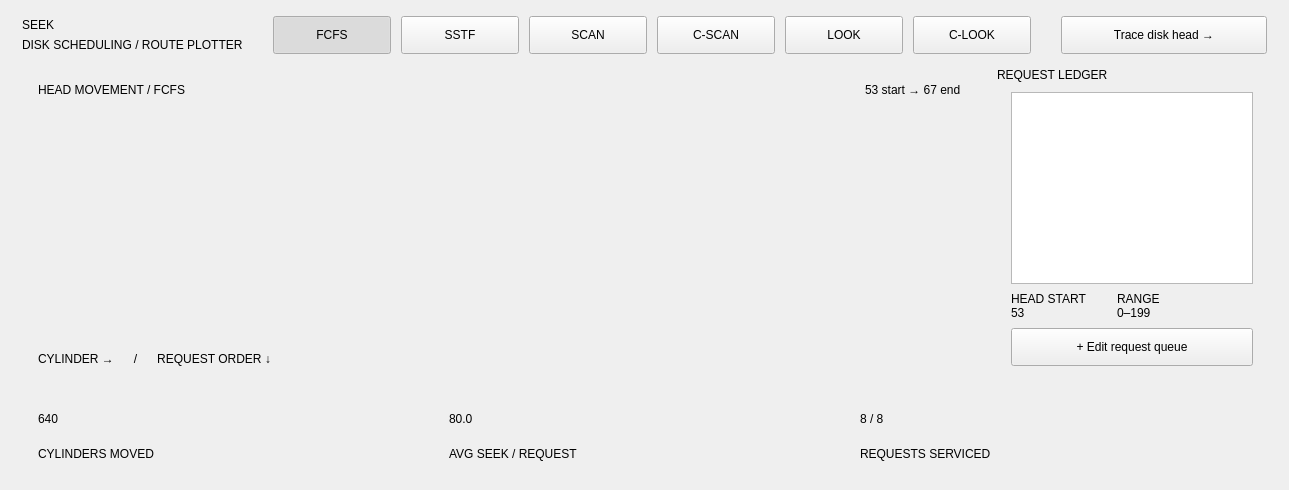
<?xml version="1.0" encoding="UTF-8"?>
<ui version="4.0">
 <class>Form</class>
 <widget class="QWidget" name="page">
   <layout class="QVBoxLayout" name="layout208">
     <property name="leftMargin"><number>22</number></property>
     <property name="topMargin"><number>16</number></property>
     <property name="rightMargin"><number>22</number></property>
     <property name="bottomMargin"><number>10</number></property>
     <property name="spacing"><number>14</number></property>
     <item>
       <widget class="QWidget" name="hdr">
         <layout class="QHBoxLayout" name="layout209">
           <property name="leftMargin"><number>0</number></property>
           <property name="topMargin"><number>0</number></property>
           <property name="rightMargin"><number>0</number></property>
           <property name="bottomMargin"><number>0</number></property>
           <property name="spacing"><number>10</number></property>
           <item>
             <widget class="QWidget" name="titleBlock">
               <layout class="QVBoxLayout" name="layout210">
                 <property name="leftMargin"><number>0</number></property>
                 <property name="topMargin"><number>0</number></property>
                 <property name="rightMargin"><number>0</number></property>
                 <property name="bottomMargin"><number>0</number></property>
                 <property name="spacing"><number>2</number></property>
                 <item>
                   <widget class="QLabel" name="lblTitle">
                     <property name="text"><string>SEEK</string></property>
                     <property name="wordWrap"><bool>false</bool></property>
                     <property name="kind" stdset="0"><string>h1</string></property>
                   </widget>
                 </item>
                 <item>
                   <widget class="QLabel" name="lblSub">
                     <property name="text"><string>DISK SCHEDULING / ROUTE PLOTTER</string></property>
                     <property name="wordWrap"><bool>false</bool></property>
                     <property name="kind" stdset="0"><string>eyebrow</string></property>
                   </widget>
                 </item>
               </layout>
             </widget>
           </item>
           <item>
             <spacer name="spacer205"><property name="orientation"><enum>Qt::Horizontal</enum></property><property name="sizeHint" stdset="0"><size><width>20</width><height>20</height></size></property></spacer>
           </item>
           <item>
             <widget class="QPushButton" name="btnFCFS">
               <property name="text"><string>FCFS</string></property>
               <property name="checkable"><bool>true</bool></property>
               <property name="checked"><bool>true</bool></property>
               <property name="autoExclusive"><bool>true</bool></property>
               <property name="minimumSize"><size><width>118</width><height>38</height></size></property>
               <property name="maximumSize"><size><width>118</width><height>38</height></size></property>
               <property name="role" stdset="0"><string>seg</string></property>
             </widget>
           </item>
           <item>
             <widget class="QPushButton" name="btnSSTF">
               <property name="text"><string>SSTF</string></property>
               <property name="checkable"><bool>true</bool></property>
               <property name="checked"><bool>false</bool></property>
               <property name="autoExclusive"><bool>true</bool></property>
               <property name="minimumSize"><size><width>118</width><height>38</height></size></property>
               <property name="maximumSize"><size><width>118</width><height>38</height></size></property>
               <property name="role" stdset="0"><string>seg</string></property>
             </widget>
           </item>
           <item>
             <widget class="QPushButton" name="btnSCAN">
               <property name="text"><string>SCAN</string></property>
               <property name="checkable"><bool>true</bool></property>
               <property name="checked"><bool>false</bool></property>
               <property name="autoExclusive"><bool>true</bool></property>
               <property name="minimumSize"><size><width>118</width><height>38</height></size></property>
               <property name="maximumSize"><size><width>118</width><height>38</height></size></property>
               <property name="role" stdset="0"><string>seg</string></property>
             </widget>
           </item>
           <item>
             <widget class="QPushButton" name="btnCSCAN">
               <property name="text"><string>C-SCAN</string></property>
               <property name="checkable"><bool>true</bool></property>
               <property name="checked"><bool>false</bool></property>
               <property name="autoExclusive"><bool>true</bool></property>
               <property name="minimumSize"><size><width>118</width><height>38</height></size></property>
               <property name="maximumSize"><size><width>118</width><height>38</height></size></property>
               <property name="role" stdset="0"><string>seg</string></property>
             </widget>
           </item>
           <item>
             <widget class="QPushButton" name="btnLOOK">
               <property name="text"><string>LOOK</string></property>
               <property name="checkable"><bool>true</bool></property>
               <property name="checked"><bool>false</bool></property>
               <property name="autoExclusive"><bool>true</bool></property>
               <property name="minimumSize"><size><width>118</width><height>38</height></size></property>
               <property name="maximumSize"><size><width>118</width><height>38</height></size></property>
               <property name="role" stdset="0"><string>seg</string></property>
             </widget>
           </item>
           <item>
             <widget class="QPushButton" name="btnCLOOK">
               <property name="text"><string>C-LOOK</string></property>
               <property name="checkable"><bool>true</bool></property>
               <property name="checked"><bool>false</bool></property>
               <property name="autoExclusive"><bool>true</bool></property>
               <property name="minimumSize"><size><width>118</width><height>38</height></size></property>
               <property name="maximumSize"><size><width>118</width><height>38</height></size></property>
               <property name="role" stdset="0"><string>seg</string></property>
             </widget>
           </item>
           <item>
             <widget class="QLabel" name="gap1">
               <property name="text"><string></string></property>
               <property name="wordWrap"><bool>false</bool></property>
               <property name="minimumSize"><size><width>10</width><height>0</height></size></property>
               <property name="maximumSize"><size><width>10</width><height>16777215</height></size></property>
             </widget>
           </item>
           <item>
             <widget class="QPushButton" name="btnTrace">
               <property name="text"><string>Trace disk head →</string></property>
               <property name="minimumSize"><size><width>206</width><height>38</height></size></property>
               <property name="maximumSize"><size><width>206</width><height>38</height></size></property>
               <property name="role" stdset="0"><string>primary</string></property>
             </widget>
           </item>
         </layout>
       </widget>
     </item>
     <item>
       <widget class="QWidget" name="body">
         <layout class="QHBoxLayout" name="layout211" stretch="1,0">
           <property name="leftMargin"><number>0</number></property>
           <property name="topMargin"><number>0</number></property>
           <property name="rightMargin"><number>0</number></property>
           <property name="bottomMargin"><number>0</number></property>
           <property name="spacing"><number>20</number></property>
           <item>
             <widget class="QFrame" name="plotCard">
               <property name="card" stdset="0"><string>shadow</string></property>
               <layout class="QVBoxLayout" name="layout212">
                 <property name="leftMargin"><number>16</number></property>
                 <property name="topMargin"><number>12</number></property>
                 <property name="rightMargin"><number>16</number></property>
                 <property name="bottomMargin"><number>12</number></property>
                 <property name="spacing"><number>6</number></property>
                 <item>
                   <widget class="QWidget" name="plHead">
                     <layout class="QHBoxLayout" name="layout213">
                       <property name="leftMargin"><number>0</number></property>
                       <property name="topMargin"><number>0</number></property>
                       <property name="rightMargin"><number>0</number></property>
                       <property name="bottomMargin"><number>0</number></property>
                       <property name="spacing"><number>6</number></property>
                       <item>
                         <widget class="QLabel" name="lblPlot">
                           <property name="text"><string>HEAD MOVEMENT / FCFS</string></property>
                           <property name="wordWrap"><bool>false</bool></property>
                           <property name="kind" stdset="0"><string>eyebrow</string></property>
                         </widget>
                       </item>
                       <item>
                         <spacer name="spacer206"><property name="orientation"><enum>Qt::Horizontal</enum></property><property name="sizeHint" stdset="0"><size><width>20</width><height>20</height></size></property></spacer>
                       </item>
                       <item>
                         <widget class="QLabel" name="lblPlotRange">
                           <property name="text"><string>53 start → 67 end</string></property>
                           <property name="wordWrap"><bool>false</bool></property>
                           <property name="kind" stdset="0"><string>eyebrow</string></property>
                         </widget>
                       </item>
                     </layout>
                   </widget>
                 </item>
                 <item>
                   <widget class="QScrollArea" name="plotScroll">
                     <property name="widgetResizable"><bool>true</bool></property>
                     <property name="frameShape"><enum>QFrame::NoFrame</enum></property>
                     <widget class="QWidget" name="plotHost">
                       <layout class="QVBoxLayout" name="layout214">
                         <property name="leftMargin"><number>0</number></property>
                         <property name="topMargin"><number>0</number></property>
                         <property name="rightMargin"><number>0</number></property>
                         <property name="bottomMargin"><number>0</number></property>
                         <property name="spacing"><number>0</number></property>
                       </layout>
                     </widget>
                   </widget>
                 </item>
                 <item>
                   <widget class="QLabel" name="lblAxes">
                     <property name="text"><string>CYLINDER →      /      REQUEST ORDER ↓</string></property>
                     <property name="wordWrap"><bool>false</bool></property>
                     <property name="kind" stdset="0"><string>eyebrow</string></property>
                   </widget>
                 </item>
               </layout>
             </widget>
           </item>
           <item>
             <widget class="QFrame" name="ledgerCard">
               <property name="minimumSize"><size><width>270</width><height>0</height></size></property>
               <property name="maximumSize"><size><width>270</width><height>16777215</height></size></property>
               <property name="card" stdset="0"><string>shadow</string></property>
               <layout class="QVBoxLayout" name="layout215">
                 <property name="leftMargin"><number>0</number></property>
                 <property name="topMargin"><number>0</number></property>
                 <property name="rightMargin"><number>0</number></property>
                 <property name="bottomMargin"><number>0</number></property>
                 <property name="spacing"><number>0</number></property>
                 <item>
                   <widget class="QLabel" name="lblBand">
                     <property name="text"><string>REQUEST LEDGER</string></property>
                     <property name="wordWrap"><bool>false</bool></property>
                     <property name="kind" stdset="0"><string>band</string></property>
                   </widget>
                 </item>
                 <item>
                   <widget class="QWidget" name="ldBody">
                     <layout class="QVBoxLayout" name="layout216">
                       <property name="leftMargin"><number>14</number></property>
                       <property name="topMargin"><number>10</number></property>
                       <property name="rightMargin"><number>14</number></property>
                       <property name="bottomMargin"><number>12</number></property>
                       <property name="spacing"><number>8</number></property>
                       <item>
                         <widget class="QTableWidget" name="tblLedger">
                         </widget>
                       </item>
                       <item>
                         <widget class="QWidget" name="hr">
                           <layout class="QHBoxLayout" name="layout217">
                             <property name="leftMargin"><number>0</number></property>
                             <property name="topMargin"><number>0</number></property>
                             <property name="rightMargin"><number>0</number></property>
                             <property name="bottomMargin"><number>0</number></property>
                             <property name="spacing"><number>30</number></property>
                             <item>
                               <widget class="QWidget" name="hs">
                                 <layout class="QVBoxLayout" name="layout218">
                                   <property name="leftMargin"><number>0</number></property>
                                   <property name="topMargin"><number>0</number></property>
                                   <property name="rightMargin"><number>0</number></property>
                                   <property name="bottomMargin"><number>0</number></property>
                                   <property name="spacing"><number>0</number></property>
                                   <item>
                                     <widget class="QLabel" name="h1">
                                       <property name="text"><string>HEAD START</string></property>
                                       <property name="wordWrap"><bool>false</bool></property>
                                       <property name="kind" stdset="0"><string>eyebrow</string></property>
                                     </widget>
                                   </item>
                                   <item>
                                     <widget class="QLabel" name="lblHead">
                                       <property name="text"><string>53</string></property>
                                       <property name="wordWrap"><bool>false</bool></property>
                                       <property name="kind" stdset="0"><string>h2</string></property>
                                     </widget>
                                   </item>
                                 </layout>
                               </widget>
                             </item>
                             <item>
                               <widget class="QWidget" name="rg">
                                 <layout class="QVBoxLayout" name="layout219">
                                   <property name="leftMargin"><number>0</number></property>
                                   <property name="topMargin"><number>0</number></property>
                                   <property name="rightMargin"><number>0</number></property>
                                   <property name="bottomMargin"><number>0</number></property>
                                   <property name="spacing"><number>0</number></property>
                                   <item>
                                     <widget class="QLabel" name="h2">
                                       <property name="text"><string>RANGE</string></property>
                                       <property name="wordWrap"><bool>false</bool></property>
                                       <property name="kind" stdset="0"><string>eyebrow</string></property>
                                     </widget>
                                   </item>
                                   <item>
                                     <widget class="QLabel" name="lblRange">
                                       <property name="text"><string>0–199</string></property>
                                       <property name="wordWrap"><bool>false</bool></property>
                                       <property name="kind" stdset="0"><string>h2</string></property>
                                     </widget>
                                   </item>
                                 </layout>
                               </widget>
                             </item>
                             <item>
                               <spacer name="spacer207"><property name="orientation"><enum>Qt::Horizontal</enum></property><property name="sizeHint" stdset="0"><size><width>20</width><height>20</height></size></property></spacer>
                             </item>
                           </layout>
                         </widget>
                       </item>
                       <item>
                         <widget class="QPushButton" name="btnEdit">
                           <property name="text"><string>+ Edit request queue</string></property>
                           <property name="minimumSize"><size><width>0</width><height>38</height></size></property>
                           <property name="maximumSize"><size><width>16777215</width><height>38</height></size></property>
                           <property name="role" stdset="0"><string>primary</string></property>
                         </widget>
                       </item>
                     </layout>
                   </widget>
                 </item>
               </layout>
             </widget>
           </item>
         </layout>
       </widget>
     </item>
     <item>
       <widget class="QFrame" name="statsBar">
         <property name="minimumSize"><size><width>0</width><height>88</height></size></property>
         <property name="maximumSize"><size><width>16777215</width><height>88</height></size></property>
         <property name="card" stdset="0"><string>shadowaccent</string></property>
         <layout class="QHBoxLayout" name="layout220" stretch="1,1,1">
           <property name="leftMargin"><number>16</number></property>
           <property name="topMargin"><number>10</number></property>
           <property name="rightMargin"><number>16</number></property>
           <property name="bottomMargin"><number>10</number></property>
           <property name="spacing"><number>20</number></property>
           <item>
             <widget class="QWidget" name="s1">
               <layout class="QVBoxLayout" name="layout221">
                 <property name="leftMargin"><number>0</number></property>
                 <property name="topMargin"><number>0</number></property>
                 <property name="rightMargin"><number>0</number></property>
                 <property name="bottomMargin"><number>0</number></property>
                 <property name="spacing"><number>2</number></property>
                 <item>
                   <widget class="QLabel" name="lblMoved">
                     <property name="text"><string>640</string></property>
                     <property name="wordWrap"><bool>false</bool></property>
                     <property name="kind" stdset="0"><string>huge2</string></property>
                   </widget>
                 </item>
                 <item>
                   <widget class="QLabel" name="c1">
                     <property name="text"><string>CYLINDERS MOVED</string></property>
                     <property name="wordWrap"><bool>false</bool></property>
                     <property name="kind" stdset="0"><string>eyebrow</string></property>
                   </widget>
                 </item>
               </layout>
             </widget>
           </item>
           <item>
             <widget class="QWidget" name="s2">
               <layout class="QVBoxLayout" name="layout222">
                 <property name="leftMargin"><number>0</number></property>
                 <property name="topMargin"><number>0</number></property>
                 <property name="rightMargin"><number>0</number></property>
                 <property name="bottomMargin"><number>0</number></property>
                 <property name="spacing"><number>2</number></property>
                 <item>
                   <widget class="QLabel" name="lblAvg">
                     <property name="text"><string>80.0</string></property>
                     <property name="wordWrap"><bool>false</bool></property>
                     <property name="kind" stdset="0"><string>huge2</string></property>
                   </widget>
                 </item>
                 <item>
                   <widget class="QLabel" name="c2">
                     <property name="text"><string>AVG SEEK / REQUEST</string></property>
                     <property name="wordWrap"><bool>false</bool></property>
                     <property name="kind" stdset="0"><string>eyebrow</string></property>
                   </widget>
                 </item>
               </layout>
             </widget>
           </item>
           <item>
             <widget class="QWidget" name="s3">
               <layout class="QVBoxLayout" name="layout223">
                 <property name="leftMargin"><number>0</number></property>
                 <property name="topMargin"><number>0</number></property>
                 <property name="rightMargin"><number>0</number></property>
                 <property name="bottomMargin"><number>0</number></property>
                 <property name="spacing"><number>2</number></property>
                 <item>
                   <widget class="QLabel" name="lblServed">
                     <property name="text"><string>8 / 8</string></property>
                     <property name="wordWrap"><bool>false</bool></property>
                     <property name="kind" stdset="0"><string>huge2</string></property>
                   </widget>
                 </item>
                 <item>
                   <widget class="QLabel" name="c3">
                     <property name="text"><string>REQUESTS SERVICED</string></property>
                     <property name="wordWrap"><bool>false</bool></property>
                     <property name="kind" stdset="0"><string>eyebrow</string></property>
                   </widget>
                 </item>
               </layout>
             </widget>
           </item>
         </layout>
       </widget>
     </item>
   </layout>
 </widget>
 <resources/>
 <connections/>
</ui>
